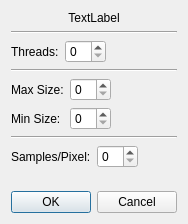
<?xml version="1.0" encoding="UTF-8"?>
<ui version="4.0">
 <class>PathTracingParametersForNd</class>
 <widget class="QDialog" name="PathTracingParametersForNd">
  <property name="geometry">
   <rect>
    <x>0</x>
    <y>0</y>
    <width>184</width>
    <height>224</height>
   </rect>
  </property>
  <property name="windowTitle">
   <string>Dialog</string>
  </property>
  <layout class="QVBoxLayout" name="verticalLayout">
   <item>
    <widget class="QLabel" name="label_description">
     <property name="text">
      <string>TextLabel</string>
     </property>
     <property name="alignment">
      <set>Qt::AlignCenter</set>
     </property>
    </widget>
   </item>
   <item>
    <widget class="Line" name="line_3">
     <property name="orientation">
      <enum>Qt::Horizontal</enum>
     </property>
    </widget>
   </item>
   <item>
    <layout class="QHBoxLayout" name="horizontalLayout">
     <item>
      <widget class="QLabel" name="label">
       <property name="text">
        <string>Threads:</string>
       </property>
      </widget>
     </item>
     <item>
      <widget class="QSpinBox" name="spinBox_threads"/>
     </item>
     <item>
      <spacer name="horizontalSpacer">
       <property name="orientation">
        <enum>Qt::Horizontal</enum>
       </property>
       <property name="sizeHint" stdset="0">
        <size>
         <width>40</width>
         <height>20</height>
        </size>
       </property>
      </spacer>
     </item>
    </layout>
   </item>
   <item>
    <widget class="Line" name="line">
     <property name="orientation">
      <enum>Qt::Horizontal</enum>
     </property>
    </widget>
   </item>
   <item>
    <layout class="QHBoxLayout" name="horizontalLayout_2">
     <item>
      <layout class="QFormLayout" name="formLayout">
       <item row="0" column="0">
        <widget class="QLabel" name="label_2">
         <property name="text">
          <string>Max Size:</string>
         </property>
        </widget>
       </item>
       <item row="0" column="1">
        <widget class="QSpinBox" name="spinBox_max_size"/>
       </item>
       <item row="1" column="0">
        <widget class="QLabel" name="label_3">
         <property name="text">
          <string>Min Size:</string>
         </property>
        </widget>
       </item>
       <item row="1" column="1">
        <widget class="QSpinBox" name="spinBox_min_size"/>
       </item>
      </layout>
     </item>
     <item>
      <spacer name="horizontalSpacer_2">
       <property name="orientation">
        <enum>Qt::Horizontal</enum>
       </property>
       <property name="sizeHint" stdset="0">
        <size>
         <width>40</width>
         <height>20</height>
        </size>
       </property>
      </spacer>
     </item>
    </layout>
   </item>
   <item>
    <widget class="Line" name="line_2">
     <property name="orientation">
      <enum>Qt::Horizontal</enum>
     </property>
    </widget>
   </item>
   <item>
    <layout class="QHBoxLayout" name="horizontalLayout_4">
     <item>
      <widget class="QLabel" name="label_4">
       <property name="text">
        <string>Samples/Pixel:</string>
       </property>
      </widget>
     </item>
     <item>
      <widget class="QSpinBox" name="spinBox_samples_per_pixel"/>
     </item>
     <item>
      <spacer name="horizontalSpacer_4">
       <property name="orientation">
        <enum>Qt::Horizontal</enum>
       </property>
       <property name="sizeHint" stdset="0">
        <size>
         <width>40</width>
         <height>20</height>
        </size>
       </property>
      </spacer>
     </item>
    </layout>
   </item>
   <item>
    <spacer name="verticalSpacer">
     <property name="orientation">
      <enum>Qt::Vertical</enum>
     </property>
     <property name="sizeHint" stdset="0">
      <size>
       <width>20</width>
       <height>40</height>
      </size>
     </property>
    </spacer>
   </item>
   <item>
    <widget class="QDialogButtonBox" name="buttonBox">
     <property name="orientation">
      <enum>Qt::Horizontal</enum>
     </property>
     <property name="standardButtons">
      <set>QDialogButtonBox::Cancel|QDialogButtonBox::Ok</set>
     </property>
     <property name="centerButtons">
      <bool>true</bool>
     </property>
    </widget>
   </item>
  </layout>
 </widget>
 <resources/>
 <connections>
  <connection>
   <sender>buttonBox</sender>
   <signal>accepted()</signal>
   <receiver>PathTracingParametersForNd</receiver>
   <slot>accept()</slot>
   <hints>
    <hint type="sourcelabel">
     <x>248</x>
     <y>254</y>
    </hint>
    <hint type="destinationlabel">
     <x>157</x>
     <y>274</y>
    </hint>
   </hints>
  </connection>
  <connection>
   <sender>buttonBox</sender>
   <signal>rejected()</signal>
   <receiver>PathTracingParametersForNd</receiver>
   <slot>reject()</slot>
   <hints>
    <hint type="sourcelabel">
     <x>316</x>
     <y>260</y>
    </hint>
    <hint type="destinationlabel">
     <x>286</x>
     <y>274</y>
    </hint>
   </hints>
  </connection>
 </connections>
</ui>
